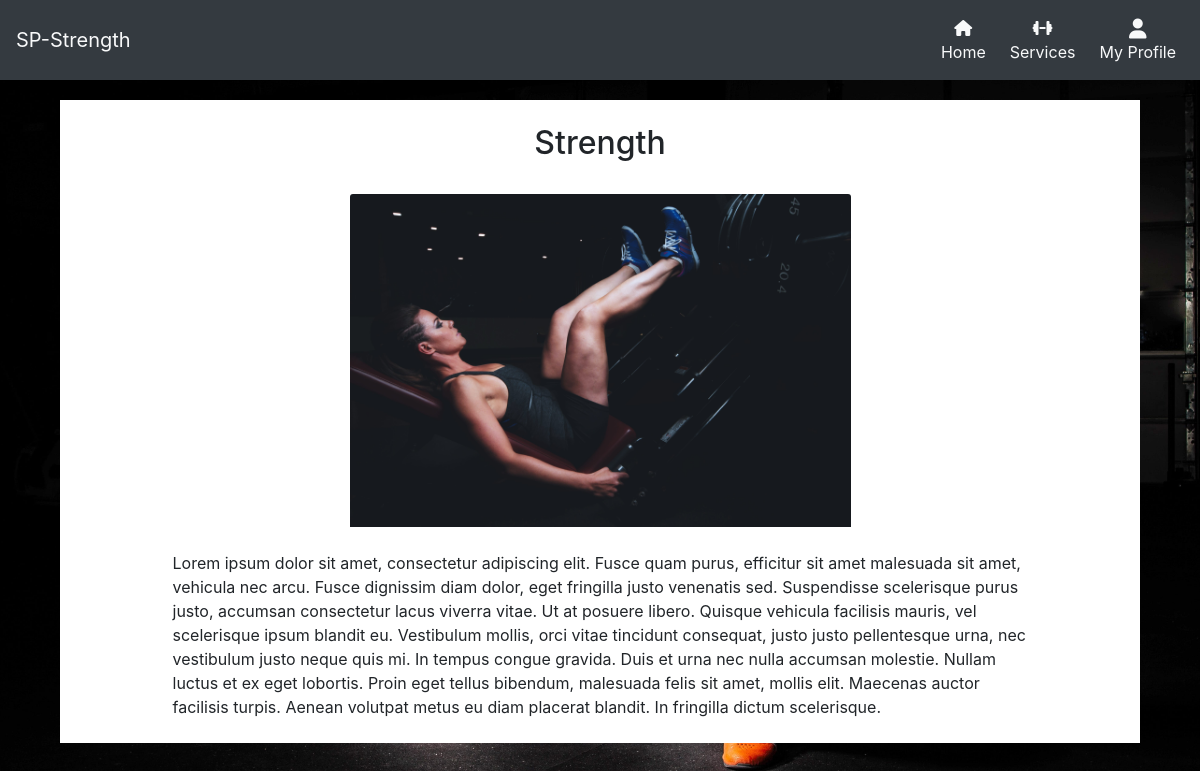
The page /services/Strength/ (signed in) on the database its author committed.
### services/models.py (models this page shows, shortened)
class Training_Type(models.Model):
    name = models.CharField(max_length=254)
    description = models.TextField()
    article = models.TextField(null=True, blank=True)
    image = models.ImageField()
    price = models.DecimalField(decimal_places=2, max_digits=5, null=True, blank=True)

### services/views.py (the view)
# urls.py: path('<str:article_name>/', views.article, name='article'),
def article(request, article_name):
    article_name = get_object_or_404(Training_Type, name=article_name)
    context = {
                'article': article_name
            }
    if request.user.is_superuser:
        return render(request, 'services/article.html', context)
    else:
        try:
            if request.user.is_authenticated:
                user = get_object_or_404(UserProfile, user=request.user)
            article_is_purchased = PurchaseOrder.objects.get(user_profile=user, product=article_name)
            return render(request, 'services/article.html', context)
        except:
            return redirect('checkout', article_name=article_name)

### services/templates/services/article.html
<!DOCTYPE html>
{% extends 'base.html' %}
{% load static %}
{% block content %}
    <div class="container-fluid top-margin services-container p-4">
        <div class="row">
            <div class="col-12">
                <h2 class="header-font text-center">{{ article.name }}</h2>
            </div>
            <div class="col-6 offset-3 mt-4">
                <img class="card-img-top" src="{{ article.image.url }}" alt="Card image cap">
            </div>
            <div class="col-10 offset-1 mt-4">
                {{ article.article }}
            </div>
        </div>
    </div>
{% endblock %}

### static/css/style.css (style rules this page uses)
body { background: url('/media/back-squat-min.jpg') no-repeat center center fixed; background-size: cover; height: 100vh; z-index: -1000; }
.top-margin { margin-top: 66px; }
.services-container { margin-left: 5%; margin-right: 5%; width: 90%; background-color: white; margin-top: 100px; }

### rows shown on the page
Training_Type: name "Strength", image (picture), article "Lorem ipsum dolor sit amet, consectetur adipiscing elit. Fusce quam purus, efficitur sit amet malesuada sit amet, vehicula nec arcu. Fusce dignissim diam dolor, eget fringilla justo venenatis sed. Suspendisse scelerisque purus justo, accumsan consectetur lacus viverra vitae. Ut at posuere libero. Quisque vehicula facilisis mauris, vel scelerisque ipsum blandit eu. Vestibulum mollis, orci vitae tincidunt consequat, justo justo pellentesque urna, nec vestibulum justo neque quis mi. In tempus congue gravida. Duis et urna nec nulla accumsan molestie. Nullam luctus et ex eget lobortis. Proin eget tellus bibendum, malesuada felis sit amet, mollis elit. Maecenas auctor facilisis turpis. Aenean…"
